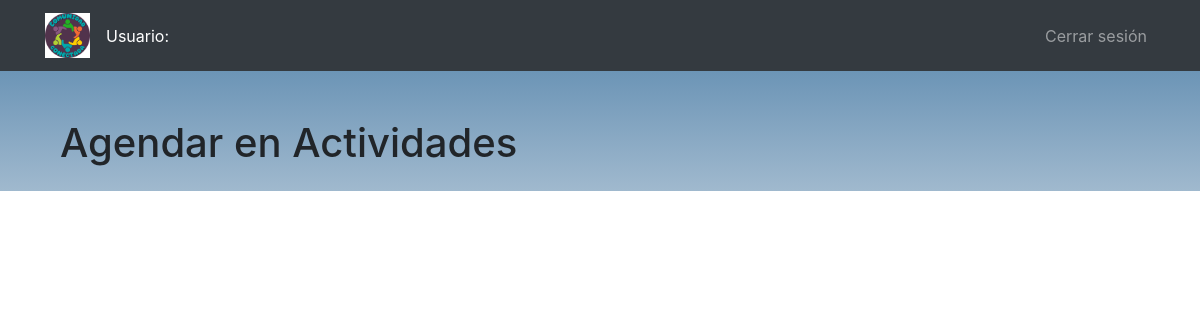
Before: /actividades_agendar/ (signed in) with the older database file.
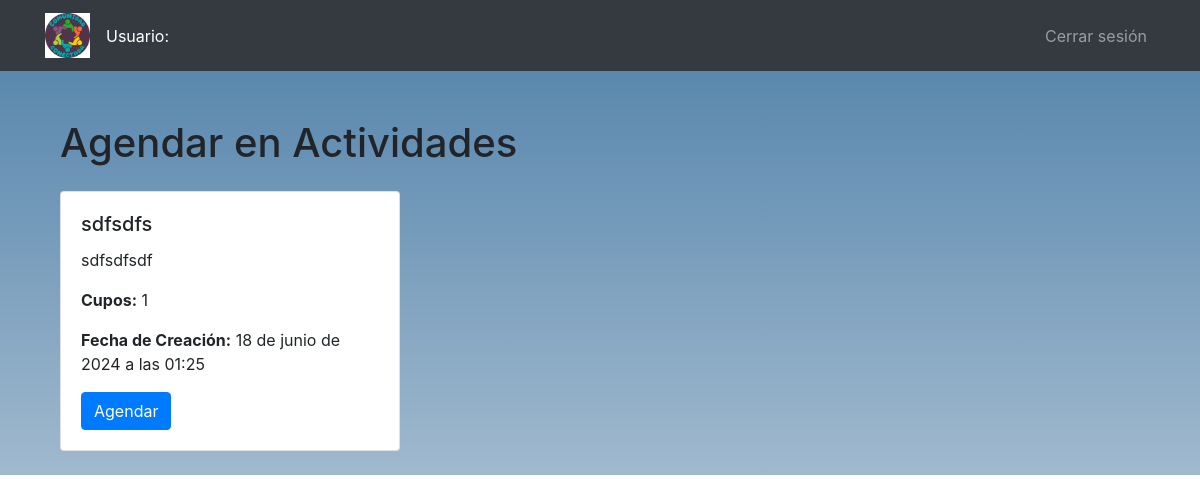
After: the same page with the newer database file.
### core/models.py (models this page shows, shortened)
class Actividad(models.Model):
    nombre = models.CharField(max_length=100)
    descripcion = models.TextField()
    fecha_creacion = models.DateTimeField(auto_now_add=True)
    cupos = models.PositiveIntegerField(default=0)
    disponible = models.BooleanField(default=True)

### core/views.py (the view, shortened to what this page needs)
@login_required
def actividades_agendar(request):
    actividades = Actividad.objects.filter(disponible=True).order_by('-fecha_creacion')
    actividades_agendadas = Agendar.objects.filter(usuario=request.user).values_list('actividad_id', flat=True)
    return render(request, 'actividades_agendar.html', {
        'actividades': actividades,
        'actividades_agendadas': actividades_agendadas
    })

### core/templates/actividades_agendar.html (shortened to what this page needs)
{% extends 'base.html' %}
{% block content %}
    <div class="container mt-5">
        <h1 class="mb-4">Agendar en Actividades</h1>
        <div class="row">
            {% for actividad in actividades %}
                <div class="col-md-4 mb-4">
                    <div class="card">
                        <div class="card-body">
                            <h5 class="card-title">{{ actividad.nombre }}</h5>
                            <p class="card-text">{{ actividad.descripcion|truncatewords:20 }}</p>
                            <p class="card-text"><strong>Cupos:</strong> {{ actividad.cupos }}</p>
                            <p class="card-text"><strong>Fecha de Creación:</strong> {{ actividad.fecha_creacion }}</p>
                            {% if actividad.id in actividades_agendadas %}
                                <button type="button" class="btn btn-secondary" disabled>Ya agendado</button>
                            {% else %}
                                <form method="post" action="{% url 'actividades_agendar' %}">
                                    <button type="submit" class="btn btn-primary">Agendar</button>
                                </form>
                            {% endif %}
                        </div>
                    </div>
                </div>
            {% endfor %}
        </div>
    </div>
{% endblock content %}

Changed rows visible on the page:
added Actividad: nombre "sdfsdfs", descripcion "sdfsdfsdf", cupos "1", fecha_creacion "18 de junio de 2024 a las 01:25"
